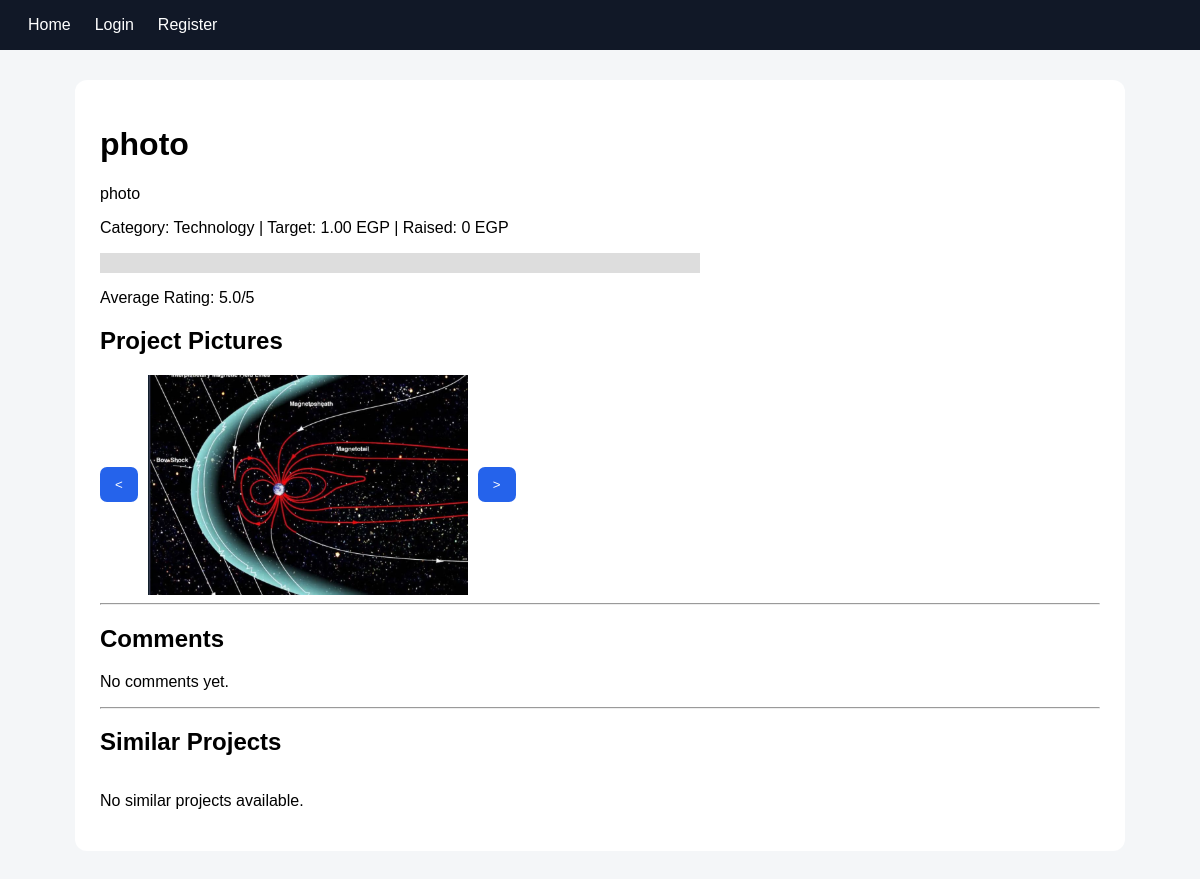
The app's page /projects/2/ with its own data.
### projects/models.py (models this page shows, shortened)
class Project(models.Model):
 creator=models.ForeignKey(settings.AUTH_USER_MODEL,on_delete=models.CASCADE,related_name='projects')
 title=models.CharField(max_length=200); details=models.TextField(); category=models.ForeignKey(Category,on_delete=models.PROTECT,related_name='projects')
 target=models.DecimalField(max_digits=12,decimal_places=2,validators=[MinValueValidator(1)]); start_time=models.DateTimeField(); end_time=models.DateTimeField(); tags=models.ManyToManyField(Tag,blank=True); featured=models.BooleanField(default=False); cancelled=models.BooleanField(default=False); created_at=models.DateTimeField(auto_now_add=True)
 @property
 def raised(self): return self.donations.aggregate(x=models.Sum('amount'))['x'] or 0
 @property
 def progress(self): return min(float(self.raised/self.target*100),100) if self.target else 0
 @property
 def rating(self): return self.ratings.aggregate(x=models.Avg('value'))['x'] or 0

class Category(models.Model):
 name=models.CharField(max_length=100,unique=True)
 def __str__(self): return self.name

class ProjectImage(models.Model):
 project=models.ForeignKey(Project,on_delete=models.CASCADE,related_name='images'); image=models.ImageField(upload_to='projects/')

### projects/views.py (the view)
def detail(request, pk):
    project = get_object_or_404(Project, pk=pk)
    tag_ids = project.tags.values_list(
        "id",
        flat=True
    )
    if tag_ids:
        similar_projects = (
            Project.objects
            .filter(
                tags__id__in=tag_ids,
                cancelled=False
            )
            .exclude(pk=project.pk)
            .distinct()[:4]
        )
    else:
        similar_projects = Project.objects.none()
    return render(request, "projects/detail.html", {
        "project": project,
        "donation_form": DonationForm(),
        "comment_form": CommentForm(),
        "rating_form": RatingForm(),
        "report_form": ReportForm(),
        "similar_projects": similar_projects,
    })

### templates/projects/detail.html (shortened to what this page needs)
{% extends 'base.html' %}
{% block content %}
<h1>{{ project.title }}</h1>
<p>{{ project.details }}</p>
<p>
    Category: {{ project.category }}
    |
    Target: {{ project.target }} EGP
    |
    Raised: {{ project.raised }} EGP
</p>
<div style="background:#ddd; width:100%; max-width:600px;">
</div>
<p>
    Average Rating:
    {{ project.rating|floatformat:1 }}/5
</p>
<h2>Project Pictures</h2>
{% if project.images.all %}
<div style="display:flex; align-items:center; gap:10px;">
    <button
        type="button"
        onclick="document.getElementById('imageSlider').scrollBy({left:-350, behavior:'smooth'})">
        &lt;
    </button>
    <div
        id="imageSlider"
        style="
            display:flex;
            gap:15px;
            overflow-x:auto;
            scroll-behavior:smooth;
            max-width:800px;
        ">
        {% for image in project.images.all %}
        <img
            src="{{ image.image.url }}"
            alt="{{ project.title }}"
            style="
                width:320px;
                height:220px;
                object-fit:cover;
                flex:0 0 auto;
            "
        >
        {% endfor %}
    </div>
    <button
        type="button"
        onclick="document.getElementById('imageSlider').scrollBy({left:350, behavior:'smooth'})">
        &gt;
    </button>
</div>
{% else %}
<p>No pictures available.</p>
{% endif %}
<hr>
<h2>Comments</h2>
{% for c in project.comments.all %}
<div
    style="
        border:1px solid #ccc;
        padding:10px;
        margin-bottom:10px;
    ">
    <strong>
        {{ c.user.first_name }}
    </strong>
    <p>
        {{ c.text }}
    </p>
    {% if user.is_authenticated %}
    <form
        method="post"
        action="{% url 'report_comment' c.pk %}">
        {% csrf_token %}
        <input
            type="text"
            name="reason"
            placeholder="Reason for reporting"
            required
        >
        <button type="submit">
            Report Comment
        </button>
    </form>
    {% endif %}
</div>
{% empty %}
<p>No comments yet.</p>
{% endfor %}
<hr>
<h2>Similar Projects</h2>
<div class="grid">
{% for similar in similar_projects %}
<div
    style="
        border:1px solid #ccc;
        padding:15px;
        margin-bottom:10px;
    ">
    <h3>
        {{ similar.title }}
    </h3>
    <p>
        {{ similar.details|truncatechars:100 }}
    </p>
    <a
        href="{% url 'project_detail' similar.pk %}">
        View Project
    </a>
</div>
{% empty %}
<p>No similar projects available.</p>
{% endfor %}
</div>
{% endblock %}

### templates/base.html (style rules this page uses)
body { font-family:Arial;margin:0;background:#f4f6f8 }
.grid { display:grid;grid-template-columns:repeat(auto-fit,minmax(220px,1fr));gap:15px }
button,.btn { background:#2563eb;color:#fff;border:0;padding:10px 15px;border-radius:7px;text-decoration:none }

### records on screen
Project: title "photo", details "photo", category "Technology", target "1.00", raised "0", rating "5.0"
ProjectImage: image (picture)
